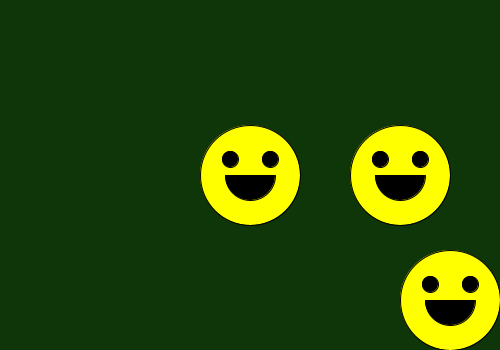
Frame 1 (no input)
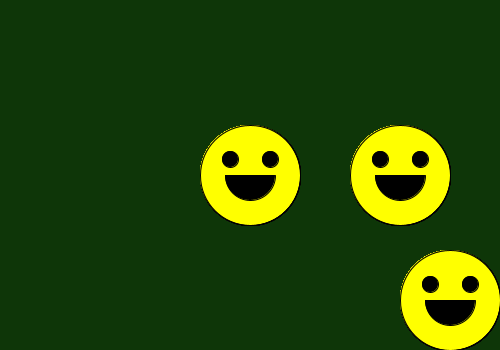
Frame 60 (the mouse pressed at the canvas centre just before this capture)
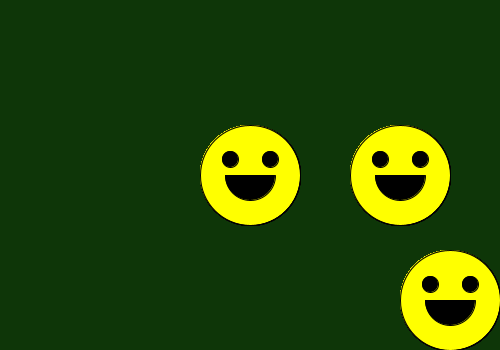
Frame 120 (the mouse held since frame 60 and released just before this capture)

The Processing sketch that drew these frames (run headless with seeded random() and noise(); from frame 60 on, the mouse is pressed at the canvas centre):

// Processing sketch: happy
// ── happy.pde
int faceDiameter = 100;

void setup()
{
  size(500, 350);
  background(14, 54, 8);
  smooth();
}

void draw()
{
  happy(250, 175);
  happy(400, 175);
  happy(450, 300);
}

void happy(int faceX, int faceY)
{
  fill(255, 255, 0);
  ellipse(faceX, faceY, faceDiameter, faceDiameter); //face
  fill(0);
  ellipse(faceX - faceDiameter/5, faceY - faceDiameter/6, faceDiameter/6, faceDiameter/6); //eyes
  ellipse(faceX + faceDiameter/5, faceY - faceDiameter/6, faceDiameter/6, faceDiameter/6);
  arc(faceX, faceY, 50, 50, 0, PI);
}
